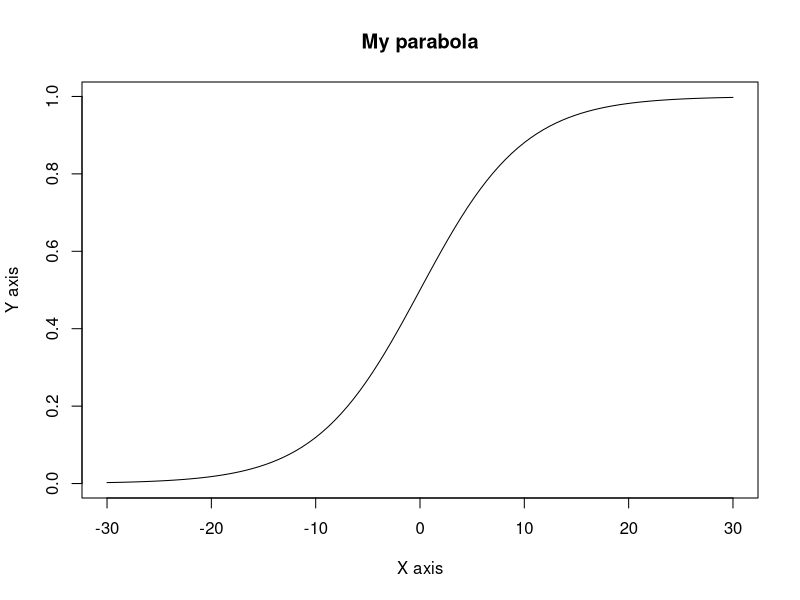
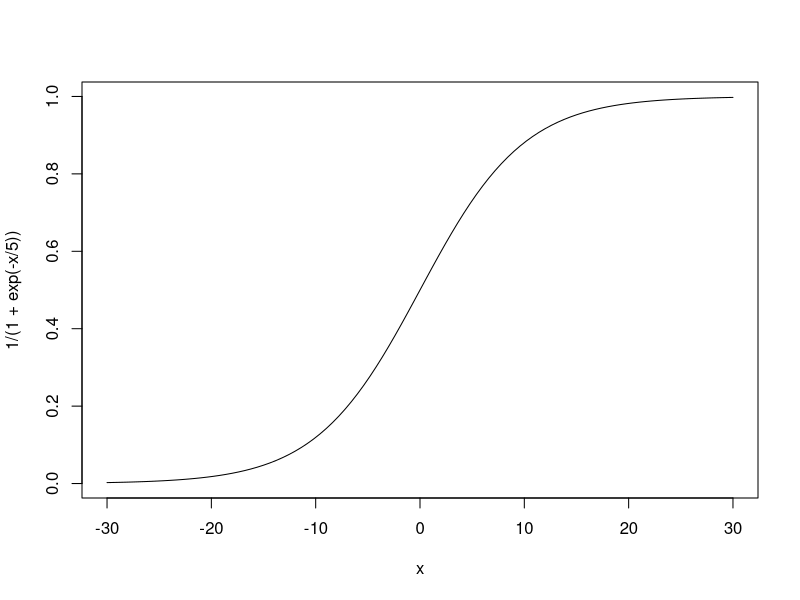
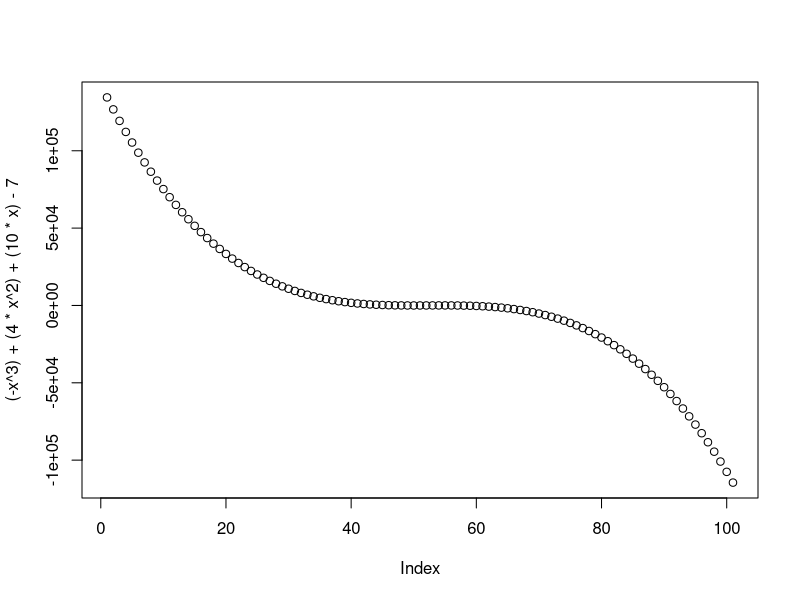
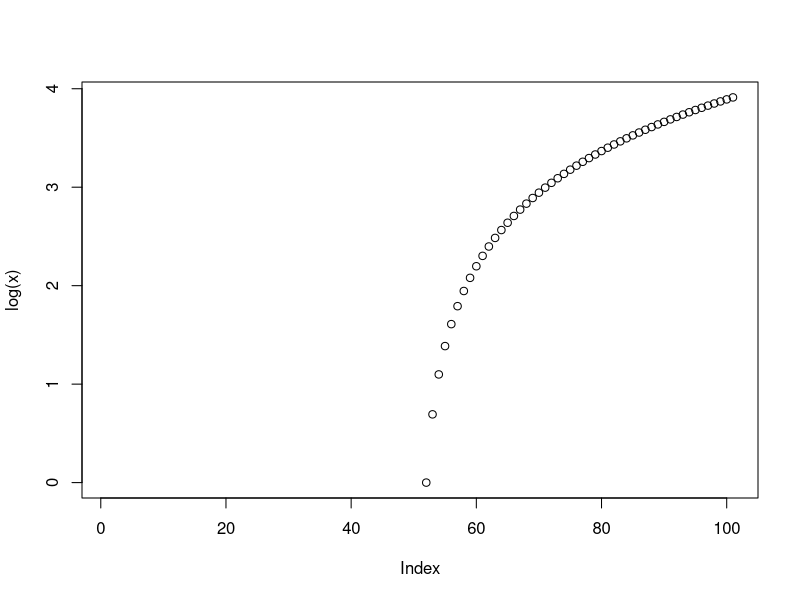
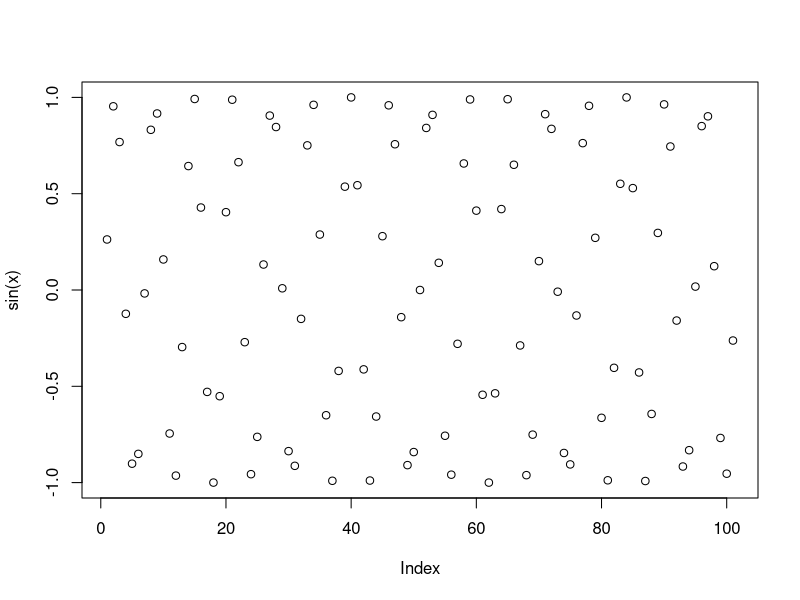
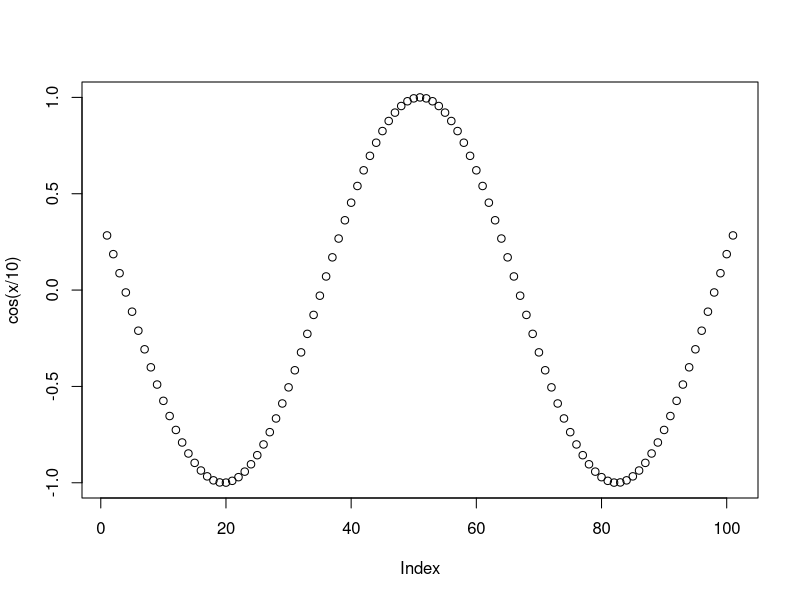
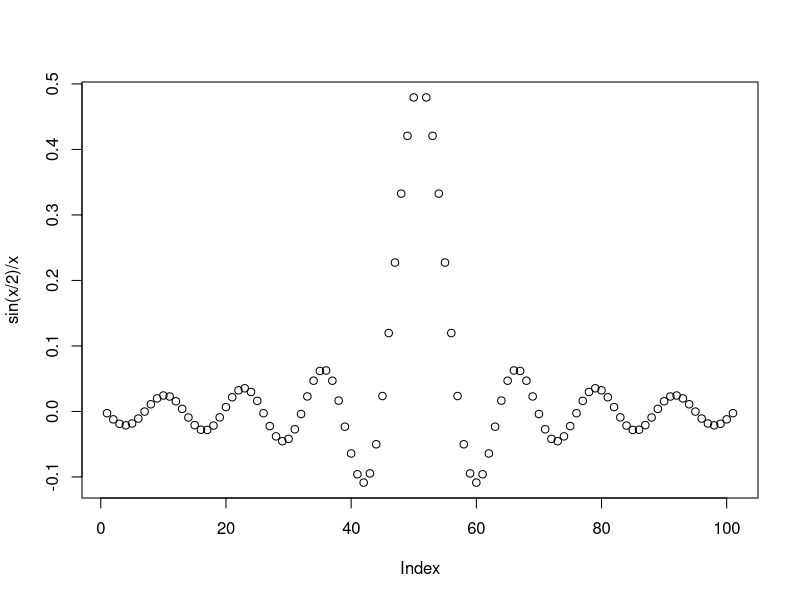
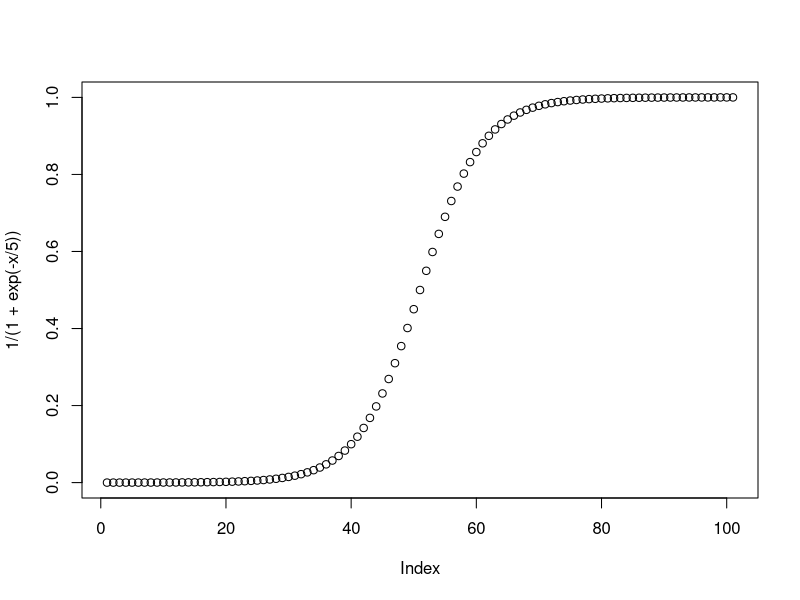

Generate these figures, in order, with R:
#x^2
n = 100
x = seq(from=-30, to=30,length.out=n)
y=1/(1+exp(-x/5))
plot(x,y,type ="l",
     xlab = "X axis",
     ylab = "Y axis",
     main = "My parabola"
     )

curve(1/(1+exp(-x/5)), from=-30, to=30)

#setup variable for questions
x<- -50:50

#q1
y <- 3*x + 9

#q2
y <- (2*x^2)+(4*x) +1

#q3
plot((-x^3)+(4*x^2)+(10*x)-7)

#q4
plot(log(x))

#q5
plot(sin(x))

#q6
plot(cos(x/10))

#q7
plot(sin(x/2)/x)

#q8
plot(1/(1+exp(-x/5)))
